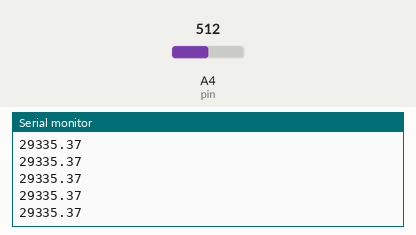
The sketch below on a simulated Arduino Uno, built with avr-gcc and run on an emulated ATmega328P. Shown: the last lines printed to the serial monitor. The test bench sets the inputs (shaded band); at power-on: A4 (pin) = 512.

Above: at 1.2 s.
1.3 s: A4 (pin) set to 716
At 2.0 s:
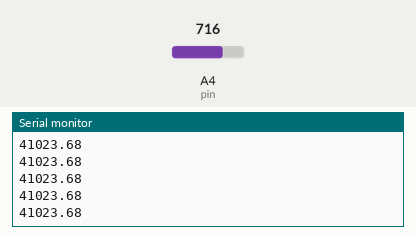
2.8 s: A4 (pin) set to 900
At 3.3 s:
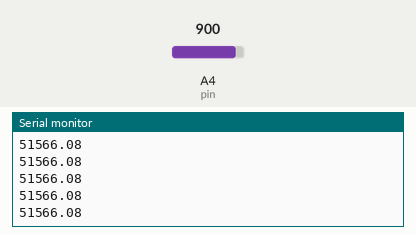
Timing chart, 0 to 5.8 s (numbered marks = the images above; inputs shaded):
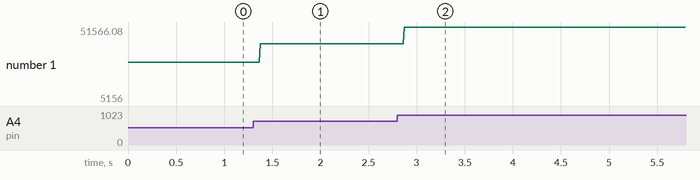

The sketch:

create_f4nct56n.ino
```cpp
float  k;

float pin  = A4;
float x;

void setup(){
  Serial.begin(9600);
pinMode(A4, INPUT);

}

void loop()


{
  x =  analogRead(pin);
  k = myMultiplyFunction(x);
  Serial.println( k );

}


float myMultiplyFunction(float x )
{
  float result;
  result = x *(180/3.1416);
  return result;
}
```

Measured:
- after the input at 1.3 s, the serial monitor: prints a new line after 0.07 s (image 1)
- after the input at 2.8 s, the serial monitor: prints a new line after 0.07 s (image 2)
- plotted number 1: 29335.37 → 41023.68 after the input at 1.3 s, 41023.68 → 5156 after the input at 2.8 s
